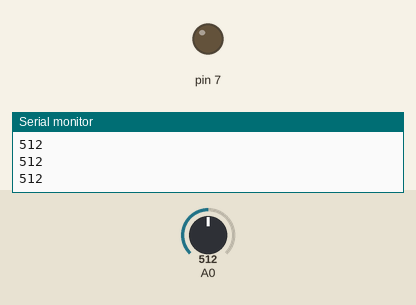
Simulated run of this sketch. Board: Arduino Uno, built with avr-gcc and run on an emulated ATmega328P. Parts: output pins drawn as LEDs (lit = HIGH), the last lines printed to the serial monitor. The inputs (shaded band) are chosen by the test bench; at power-on: A0 = 512.

Above: at 1.2 s.
1.3 s: A0 set to 105
2.8 s: A0 set to 90
At 3.6 s:
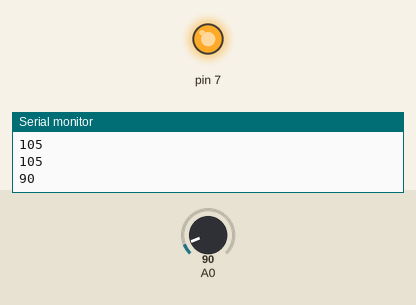
4.3 s: A0 set to 110
At 5.1 s:
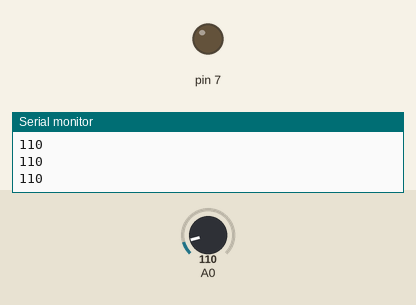
6.3 s: A0 set to 0
At 7.3 s:
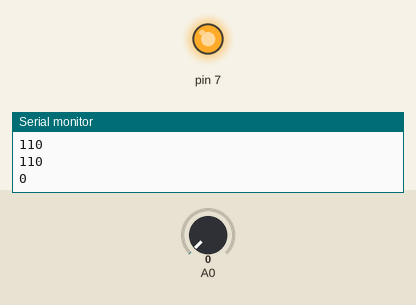
Timing chart, 0 to 8.8 s (numbered marks = the images above; inputs shaded):
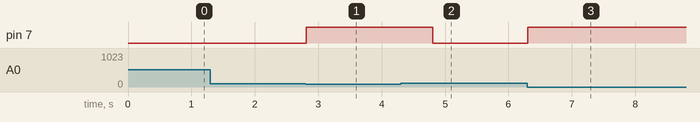

Measured:
- the behaviour switches between 100 and 99 on A0 (found by bisection; images 0 and 1)
- after the input at 2.8 s, pin 7: LOW → HIGH at once
- after the input at 4.3 s, pin 7: HIGH → LOW after 0.51 s
- after the input at 6.3 s, pin 7: LOW → HIGH at once

The sketch:

LDR.ino
```cpp
void setup() {
  // put your setup code here, to run once:

Serial.begin(9600);
pinMode(7,OUTPUT);
}

void loop() {
  // put your main code here, to run repeatedly:
int x=analogRead(A0);
Serial.println(x);
if (x<100)
{
  digitalWrite(7,1);
  delay(1000);
}
else
digitalWrite(7,0);

}
```
